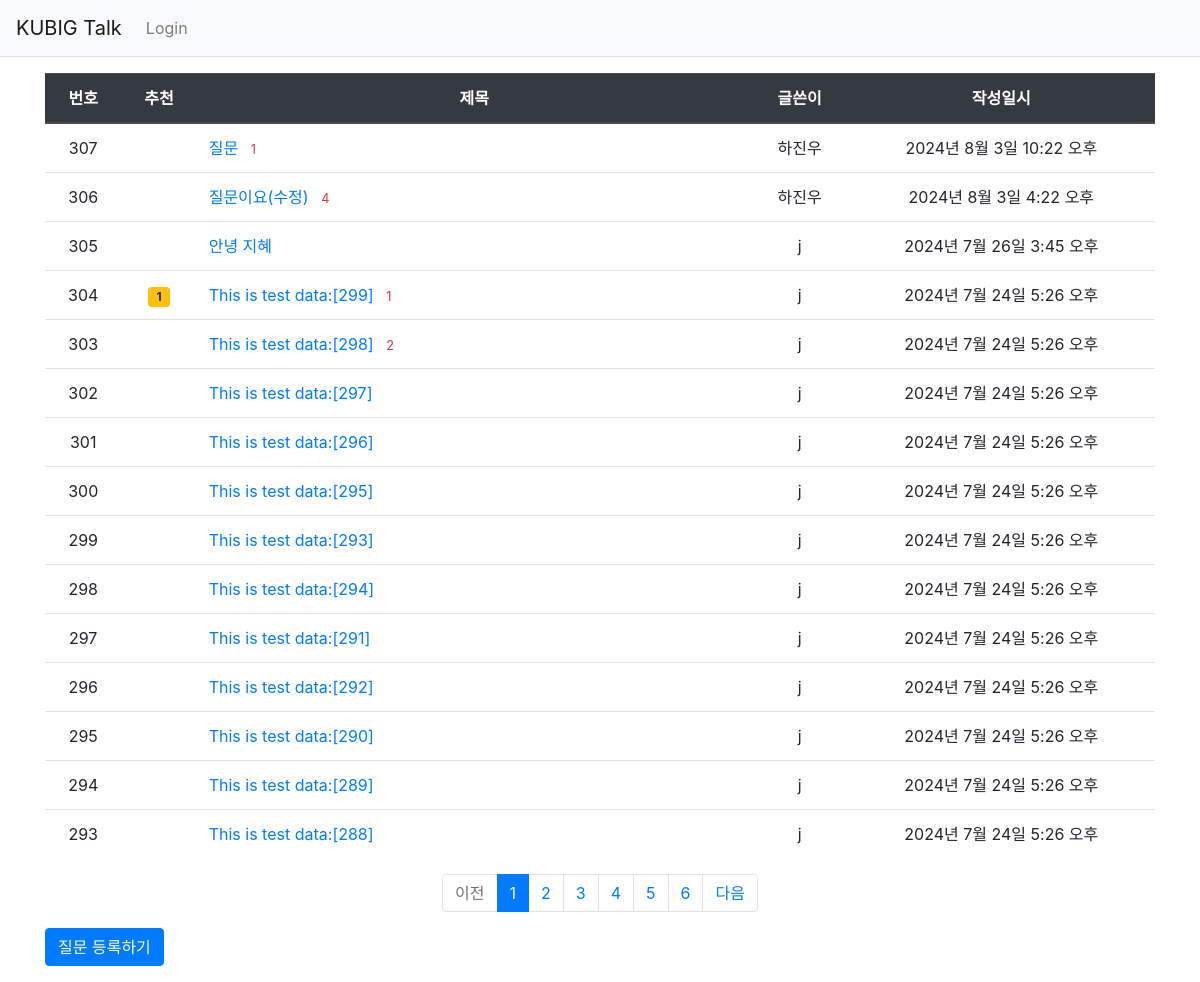
Screenshot of /pybo/ with the database file from the repository.
### pybo/models.py (models this page shows, shortened)
class Question(models.Model):
    subject = models.CharField(max_length=200)
    content = models.TextField()
    create_date = models.DateTimeField()
    author = models.ForeignKey(User, on_delete = models.CASCADE, related_name='author_question')
    modify_date = models.DateTimeField(null=True, blank= True)
    voter = models.ManyToManyField(User, related_name='voter_question')

### pybo/views/base_views.py (the view)
# urls.py: path('', base_views.index, name = 'index')
def index(request):
    page = request.GET.get('page','1')
    question_list = Question.objects.order_by('-create_date')
    paginator = Paginator(question_list,15)
    page_obj = paginator.get_page(page)
    context = {'question_list':page_obj}
    return render(request, 'pybo/question_list.html', context)

### pybo/templatetags/pybo_filter.py (called while the page is built)
@register.filter
def sub(value, arg):
    return value - arg

### templates/pybo/question_list.html
{% extends 'base.html' %}
{% load pybo_filter %}
{% load static %}
{% block content %}
<div class="container my-3">
    <table class="table">
        <thead>
        <tr class="text-center thead-dark">
            <th>번호</th>
            <th>추천</th>
            <th style = "width:50%">제목 </th>
            <th>글쓴이</th>
            <th>작성일시</th>
        </tr>
        </thead>
        <tbody>
            {% if question_list %}
            {% for question in question_list %}
            <tr class = "text-center">
                <td>{{ question_list.paginator.count|sub:question_list.start_index|sub:forloop.counter0|add:1 }}</td>
                <td>
                    {% if question.voter.all.count > 0%}
                    <span class = "badge badge-warning px-2 py-1">
                        {{question.voter.all.count}}
                    </span>
                    {%endif%}
                </td>
                <td class = "text-left">
                    <a href="{% url 'pybo:detail' question.id %}">
                        {{ question.subject }}
                    </a>
                    {% if question.answer_set.count > 0%}
                    <span class = "text-danger small ml-2">
                        {{question.answer_set.count}}
                    </span>
                    {%endif%}
                </td>
                <td>{{question.author.username}}</td>
                <td>
                    {{ question.create_date }}
                </td>
            </tr>
            {% endfor %}
            {% else %}
            <tr>
                <td colspan="3">질문이 없습니다.</td>
            </tr>
            {% endif %}
        </tbody>
    </table>
    <ul class="pagination justify-content-center">
        {% if question_list.has_previous %}
        <li class="page-item">
            <a class="page-link" href="?page={{ question_list.previous_page_number }}">이전</a>
        </li>
        {% else %}
        <li class="page-item disabled">
            <a class="page-link" tabindex="-1" aria-disabled="true" href="#">이전</a>
        </li>
        {% endif %}
        {% for page_number in question_list.paginator.page_range %}
        {% if page_number >= question_list.number|add:-5 and page_number <= question_list.number|add:5 %}
            {% if page_number == question_list.number %}
            <li class="page-item active" aria-current="page">
                <a class="page-link" href="?page={{ page_number }}">
                    {{ page_number }}
                </a>
            </li>
            {% else %}
            <li class="page-item">
                <a class="page-link" href="?page={{ page_number }}">
                    {{ page_number }}
                </a>
            </li>
            {% endif %}
        {% endif %}
        {% endfor %}
        {% if question_list.has_next %}
        <li class="page-item">
            <a class="page-link" href="?page={{ question_list.next_page_number }}">다음</a>
        </li>
        {% else %}
        <li class="page-item disabled">
            <a class="page-link" tabindex="-1" aria-disabled="true" href="#">다음</a>
        </li>
        {% endif %}
    </ul>
    <a href="{% url 'pybo:question_create' %}" class="btn btn-primary">
        질문 등록하기
    </a>
</div>
{% endblock %}

### templates/base.html (shortened to what this page needs)
{% load static %}
<!doctype html>
<html lang="ko">
    <head>
        <link rel="stylesheet" type="text/css" href="{% static 'bootstrap.min.css' %}" />
        <link rel="stylesheet" type="text/css" href="{% static 'style.css' %}" />
    </head>
    <body>
        {% include "navbar.html" %}
        {% block content %}
        {% endblock %}
    </body>
</html>

### templates/navbar.html (shortened to what this page needs)
<nav class="navbar navbar-expand-lg navbar-light bg-light border-bottom">
    <a class = "navbar-brand" href = "{% url 'pybo:index'%}">KUBIG Talk</a>
    <div class ="collapse navbar-collapse flex-grow-0" id = "navbarNav">
        <ul class="navbar-nav">
            <li class="nav-item">
                {% if user.is_authenticated %}
                <a class = "nav-link" href = "{%url 'common:logout'%}">
                    {{user.username }} (Logout)
                </a>
                {% else %}
                <a class="nav-link" href = "{%url 'common:login'%}">Login</a>
                {%endif%}
            </li>
        </ul>
    </div>
</nav>

### rows the page displays
Question: paginator.count|sub "307", subject "질문", answer_set.count "1", author.username "하진우", create_date "2024년 8월 3일 10:22 오후"
Question: paginator.count|sub "306", subject "질문이요(수정)", answer_set.count "4", author.username "하진우", create_date "2024년 8월 3일 4:22 오후"
Question: paginator.count|sub "305", subject "안녕 지혜", author.username "j", create_date "2024년 7월 26일 3:45 오후"
Question: paginator.count|sub "304", voter.all.count "1", subject "This is test data:[299]", answer_set.count "1", author.username "j", create_date "2024년 7월 24일 5:26 오후"
Question: paginator.count|sub "303", subject "This is test data:[298]", answer_set.count "2", author.username "j", create_date "2024년 7월 24일 5:26 오후"
Question: paginator.count|sub "302", subject "This is test data:[297]", author.username "j", create_date "2024년 7월 24일 5:26 오후"
Question: paginator.count|sub "301", subject "This is test data:[296]", author.username "j", create_date "2024년 7월 24일 5:26 오후"
Question: paginator.count|sub "300", subject "This is test data:[295]", author.username "j", create_date "2024년 7월 24일 5:26 오후"
Question: paginator.count|sub "299", subject "This is test data:[293]", author.username "j", create_date "2024년 7월 24일 5:26 오후"
Question: paginator.count|sub "298", subject "This is test data:[294]", author.username "j", create_date "2024년 7월 24일 5:26 오후"
Question: paginator.count|sub "297", subject "This is test data:[291]", author.username "j", create_date "2024년 7월 24일 5:26 오후"
Question: paginator.count|sub "296", subject "This is test data:[292]", author.username "j", create_date "2024년 7월 24일 5:26 오후"
Question: paginator.count|sub "295", subject "This is test data:[290]", author.username "j", create_date "2024년 7월 24일 5:26 오후"
Question: paginator.count|sub "294", subject "This is test data:[289]", author.username "j", create_date "2024년 7월 24일 5:26 오후"
Question: paginator.count|sub "293", subject "This is test data:[288]", author.username "j", create_date "2024년 7월 24일 5:26 오후"

### other values shown
{{ page_number }} "1"
{{ page_number }} "2" "3" "4" "5" "6"
